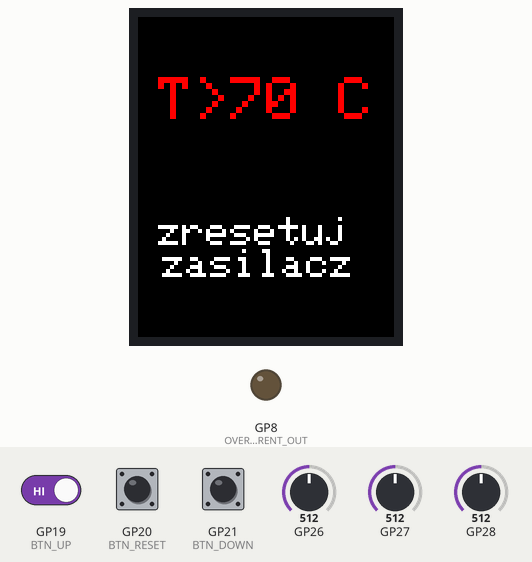
Simulated run of this sketch. Board: Raspberry Pi Pico. Parts: 128×160 colour display, output pins drawn as LEDs (lit = HIGH). Inputs (shaded band) come from the test bench; at power-on: GP20 (BTN_RESET) HIGH, GP27 = 512, GP19 (BTN_UP) HIGH, GP21 (BTN_DOWN) HIGH, GP26 = 512, GP28 = 512. Pins used as bus, display or sensor lines are not drawn.

Above: at 1.3 s.
1.4 s: GP20 (BTN_RESET) pulled LOW for 0.15 s
At 1.9 s:
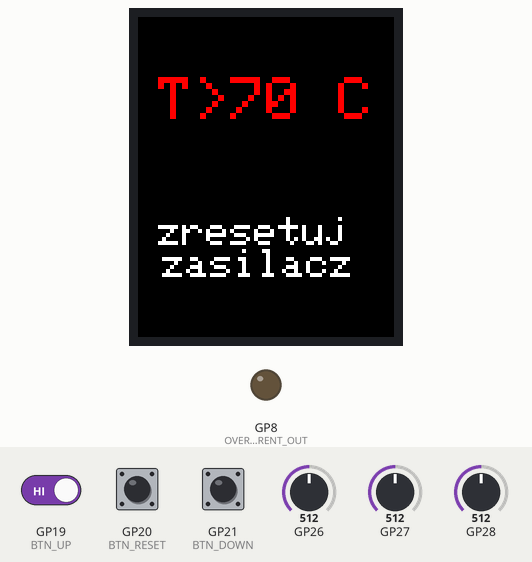
3.0 s: GP27 set to 715
4.5 s: GP27 set to 749
At 5.8 s:
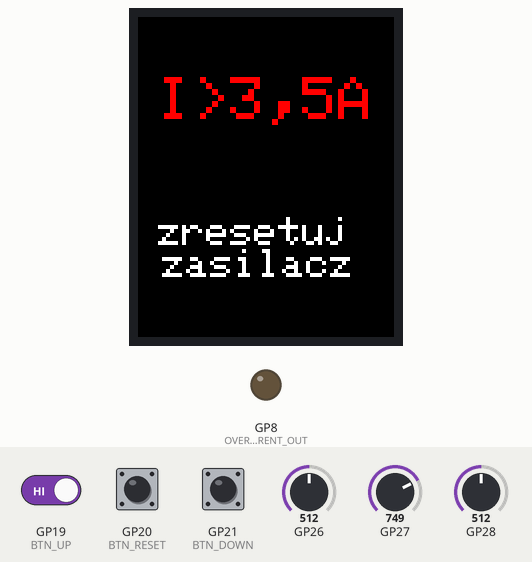
6.1 s: GP20 (BTN_RESET) pulled LOW for 1 s
At 7.5 s:
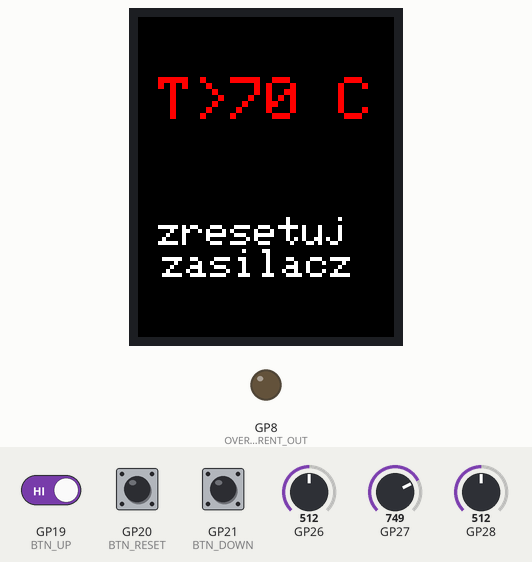
8.6 s: GP19 (BTN_UP) driven LOW and GP20 (BTN_RESET) driven LOW
At 10.0 s:
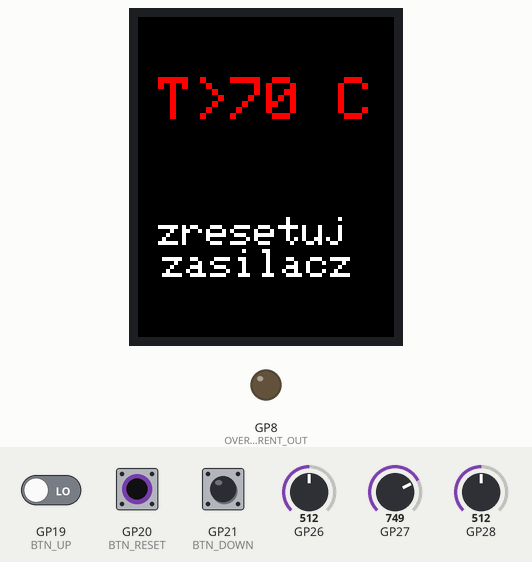
Timing chart, 0 to 11.3 s (numbered marks = the images above; inputs shaded):
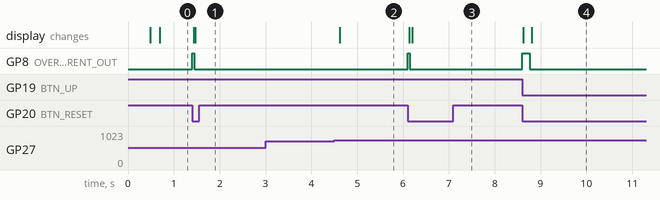

Measured:
- the behaviour switches between 730 and 731 on GP27 (found by bisection; images 1 and 2)
- after the input at 1.4 s, GP8 (OVERCURRENT_OUT): LOW → HIGH at once, → LOW 0.04 s later; the display: first changes at once (image 1 shows a later state)
- after the input at 3.0 s, every drawn part: stays the same
- after the input at 4.5 s, the display: changes after 0.11 s (image 2)
- after the input at 6.1 s, GP8 (OVERCURRENT_OUT): LOW → HIGH at once, → LOW 0.04 s later; the display: first changes at once (image 3 shows a later state)
- after the input at 8.6 s, GP8 (OVERCURRENT_OUT): LOW → HIGH at once, → LOW 0.16 s later; the display: first changes at once (image 4 shows a later state)

The sketch:

ZEUS1v0.ino
```cpp
// (licence header left out)
// Program structure:
// 1. Initialization (setup):
//    - SPI for TFT and MCP41010
//    - GPIO setup (buttons, relay)
//    - ADC configuration
//
// 2. Main loop:
//    - Read and average voltage, current, temperature
//    - Safety checks (overcurrent, overtemperature)
//    - User input handling (buttons)
//    - Display update

#include <SPI.h>
#include <Adafruit_GFX.h>
#include <Adafruit_ST7735.h>
#include "hardware/gpio.h"
#include "hardware/adc.h"

// --- TFT na SPI0 ---
#define TFT_CS   5
#define TFT_DC   6
#define TFT_RST  7
Adafruit_ST7735 tft = Adafruit_ST7735(&SPI, TFT_CS, TFT_DC, TFT_RST);

// --- MCP41010 na SPI1 ---
#define MCP_CS   13
void mcp41010_write(byte value) {
  digitalWrite(MCP_CS, LOW);
  delayMicroseconds(1);
  SPI1.transfer(0x11);
  SPI1.transfer(value);
  digitalWrite(MCP_CS, HIGH);
  delayMicroseconds(1);
}

// --- przyciski ---
#define BTN_UP   19
#define BTN_DOWN 21
#define BTN_RESET 20

// --- wyjście GP8 ---
#define OVERCURRENT_OUT 8

// --- ADC ---
#define ADC_VOLTAGE 0
#define ADC_CURRENT 1
#define ADC_TEMP    2

// --- stałe ---
const float VREF = 3.3;
const float R_TOP = 7610.0;
const float R_BOTTOM = 1002.0;
const float R_SHUNT = 0.02;
const float G_DIFF = 100000.0 / 3000.0;

// --- uśrednianie ---
#define AVG_COUNT_V 65
#define AVG_COUNT_I 20
#define AVG_COUNT_TEMP 50
float voltage_buf[AVG_COUNT_V] = {0};
float current_buf[AVG_COUNT_I] = {0};
int temp_buf[AVG_COUNT_TEMP] = {0};
int buf_index_v=0, buf_index_i=0, temp_index=0;

// --- blokady ---
bool overcurrent_blocked=false;
bool overtemp_blocked=false;
bool btn_reset_last=HIGH;
int last_gp8_state=-1;
unsigned long overcurrent_start=0;
const unsigned long OVERCURRENT_DELAY=80; // ms

// --- funkcje odczytu ---
float read_voltage() {
  adc_select_input(ADC_VOLTAGE);
  uint16_t raw = adc_read();
  float v_adc = (raw / 4095.0) * VREF;
  float v_meas = v_adc * ((R_TOP + R_BOTTOM) / R_BOTTOM);
  float v_calibrated = 0.000116451993 * v_meas*v_meas*v_meas // Calibration polynomial (3rd order) generated from CSV measurement data
                      -0.00363755165*v_meas*v_meas
                      +1.00563567*v_meas
                      -0.178398237;
  return v_calibrated;
}

float read_current() {
  adc_select_input(ADC_CURRENT);
  uint16_t raw = adc_read();
  float v_adc = (raw / 4095.0) * VREF - 0.02;
  return v_adc / (R_SHUNT * G_DIFF);
}

int read_temp() {
  adc_select_input(ADC_TEMP);
  uint16_t raw = adc_read();
  float v_adc = (raw / 4095.0) * VREF;
  //float temp = (v_adc - 0.5 * (3.3 / 5.0)) / (0.01 * (3.3 / 5.0));  // TMP36 przy 3.3V
  float temp = (v_adc / 0.01) - 50; // TMP36
  return round(temp); // zaokrąglenie do 1°C
}

// --- średnie ---
float average_voltage(float new_val) {
  voltage_buf[buf_index_v] = new_val;
  buf_index_v = (buf_index_v + 1) % AVG_COUNT_V;
  float sum=0; for(int i=0;i<AVG_COUNT_V;i++) sum+=voltage_buf[i];
  return sum / AVG_COUNT_V;
}

float average_current(float new_val) {
  current_buf[buf_index_i] = new_val;
  buf_index_i = (buf_index_i + 1) % AVG_COUNT_I;
  float sum=0; for(int i=0;i<AVG_COUNT_I;i++) sum+=current_buf[i];
  return sum / AVG_COUNT_I;
}

int average_temp(int new_val) {
  temp_buf[temp_index] = new_val;
  temp_index = (temp_index + 1) % AVG_COUNT_TEMP;
  long sum=0; for(int i=0;i<AVG_COUNT_TEMP;i++) sum+=temp_buf[i];
  return sum / AVG_COUNT_TEMP;
}

// --- wyświetlanie ---
void display_overcurrent_warning() {
  tft.fillScreen(ST77XX_BLACK);
  tft.setTextColor(ST77XX_RED); tft.setTextSize(3);
  tft.setCursor(10,30); tft.println("I>3,5A");
  tft.setTextColor(ST77XX_WHITE); tft.setTextSize(2);
  tft.setCursor(10,100); tft.println("zresetuj  zasilacz");
}

void display_overtemp_warning() {
  tft.fillScreen(ST77XX_BLACK);
  tft.setTextColor(ST77XX_RED); tft.setTextSize(3);
  tft.setCursor(10,30); tft.println("T>70 C");
  tft.setTextColor(ST77XX_WHITE); tft.setTextSize(2);
  tft.setCursor(10,100); tft.println("zresetuj  zasilacz");
}

void display_gp8_state() {
  int state = digitalRead(OVERCURRENT_OUT);
  if(state!=last_gp8_state){
    tft.fillRect(10,120,150,16,ST77XX_BLACK);
    tft.setCursor(10,120); tft.setTextColor(ST77XX_CYAN);
    if(state) tft.print("Zas. wl"); else tft.print("Zas. wyl");
    last_gp8_state = state;
  }
}

// --- setup ---
void setup() {
  SPI.setRX(4); SPI.setTX(3); SPI.setSCK(2); SPI.begin();
  tft.initR(INITR_BLACKTAB);
  tft.fillScreen(ST77XX_BLACK);
  tft.setTextSize(2); tft.setTextColor(ST77XX_GREEN);
  tft.setCursor(10,10); tft.println("ZEUS v1.0");

  pinMode(MCP_CS, OUTPUT); digitalWrite(MCP_CS,HIGH);
  gpio_set_function(10,GPIO_FUNC_SPI);
  gpio_set_function(11,GPIO_FUNC_SPI);
  gpio_set_function(12,GPIO_FUNC_SPI);
  SPI1.begin(); SPI1.beginTransaction(SPISettings(1000000, MSBFIRST, SPI_MODE0));

  pinMode(BTN_UP, INPUT_PULLUP);
  pinMode(BTN_DOWN, INPUT_PULLUP);
  pinMode(BTN_RESET, INPUT_PULLUP);

  pinMode(OVERCURRENT_OUT, OUTPUT); digitalWrite(OVERCURRENT_OUT, LOW);

  adc_init();
  adc_gpio_init(26+ADC_VOLTAGE);
  adc_gpio_init(26+ADC_CURRENT);
  adc_gpio_init(26+ADC_TEMP);
}

// --- loop ---
void loop() {
  static byte mcp_val=128;
  static float last_voltage=-1;
  static float last_current=-1;
  static int last_mcp=-1;
  static int last_temp=-100;

  // --- odczyty ---
  float voltage = average_voltage(read_voltage());
  float current = read_current();
  float current_avg = average_current(current);
  int temp_raw = read_temp();
  int temp = average_temp(temp_raw);

  float voltage_r = round(voltage*10.0)/10.0;
  float current_r = round(current_avg*100.0)/100.0;

  // --- nadprąd ---
  if(!overcurrent_blocked){
    if(current>3.5){
      if(overcurrent_start==0) overcurrent_start=millis();
      if(millis()-overcurrent_start>=OVERCURRENT_DELAY){
        overcurrent_blocked=true;
        digitalWrite(OVERCURRENT_OUT,LOW);
        display_overcurrent_warning();
      }
    } else overcurrent_start=0;
  }

  // --- nadtemperatura ---
  if(!overtemp_blocked && temp>70){
    overtemp_blocked=true;
    digitalWrite(OVERCURRENT_OUT,LOW);
    display_overtemp_warning();
  }

  // --- przycisk GP20 ---
  bool btn_reset_now = digitalRead(BTN_RESET);
  if(btn_reset_last==HIGH && btn_reset_now==LOW){
    digitalWrite(OVERCURRENT_OUT, !digitalRead(OVERCURRENT_OUT));
    if(overcurrent_blocked || overtemp_blocked){
      overcurrent_blocked=false;
      overtemp_blocked=false;
      tft.fillScreen(ST77XX_BLACK);
      tft.setTextSize(2); tft.setTextColor(ST77XX_GREEN);
      tft.setCursor(10,10); tft.println("ZEUS v1.0");
      last_voltage=-1; last_current=-1; last_mcp=-1; last_gp8_state=-1; last_temp=-100;
    }
  }
  btn_reset_last = btn_reset_now;

  if(!overcurrent_blocked && !overtemp_blocked){
    if(digitalRead(BTN_UP)==LOW){if(mcp_val<255)mcp_val++; mcp41010_write(mcp_val); delay(120);}
    if(digitalRead(BTN_DOWN)==LOW){if(mcp_val>0)mcp_val--; mcp41010_write(mcp_val); delay(120);}

    if(fabs(voltage_r-last_voltage)>0.1){
      tft.fillRect(10,40,150,16,ST77XX_BLACK);
      tft.setCursor(10,40); tft.setTextColor(ST77XX_GREEN);
      tft.print("V "); tft.print(voltage_r,1); tft.print(" V");
      last_voltage = voltage_r;
    }

    if(fabs(current_r-last_current)>0.02){
      tft.fillRect(10,60,150,16,ST77XX_BLACK);
      tft.setCursor(10,60); tft.setTextColor(ST77XX_GREEN);
      tft.print("I "); tft.print(current_r,2); tft.print(" A");
      last_current = current_r;
    }

    if(mcp_val!=last_mcp){
      tft.fillRect(10,80,120,16,ST77XX_BLACK);
      tft.setCursor(10,80); tft.setTextColor(ST77XX_GREEN);
      tft.print("MCP "); tft.print(mcp_val);
      last_mcp = mcp_val;
    }

    if(temp!=last_temp){
      tft.fillRect(10,140,80,16,ST77XX_BLACK);
      tft.setCursor(10,140); tft.setTextColor(ST77XX_YELLOW);
      tft.print("T "); tft.print(temp); tft.print(" C");
      last_temp = temp;
    }

    display_gp8_state();
  }

  delay(10);
}
```
